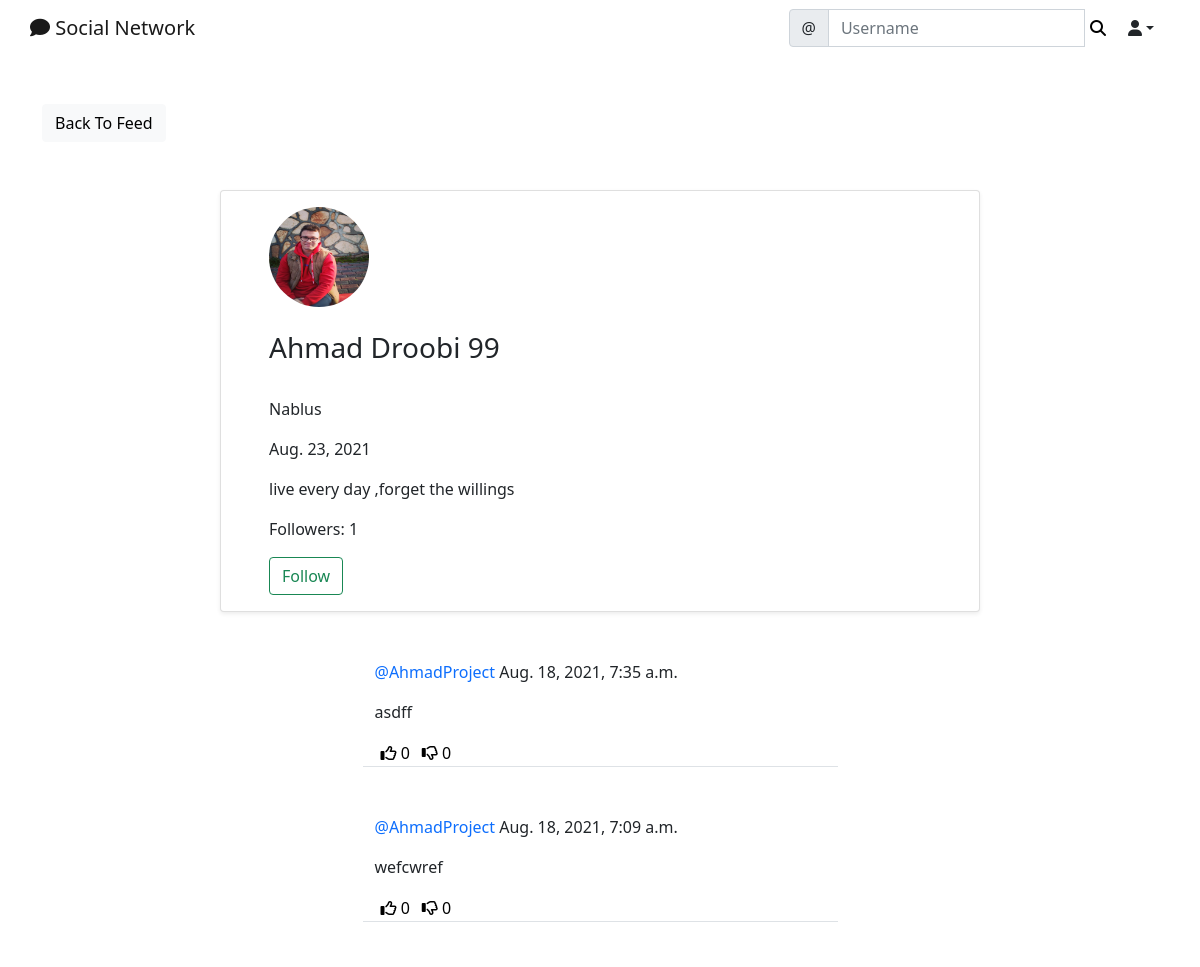
/social/profile/1/ (upper part), run on an earlier commit of the app's database.
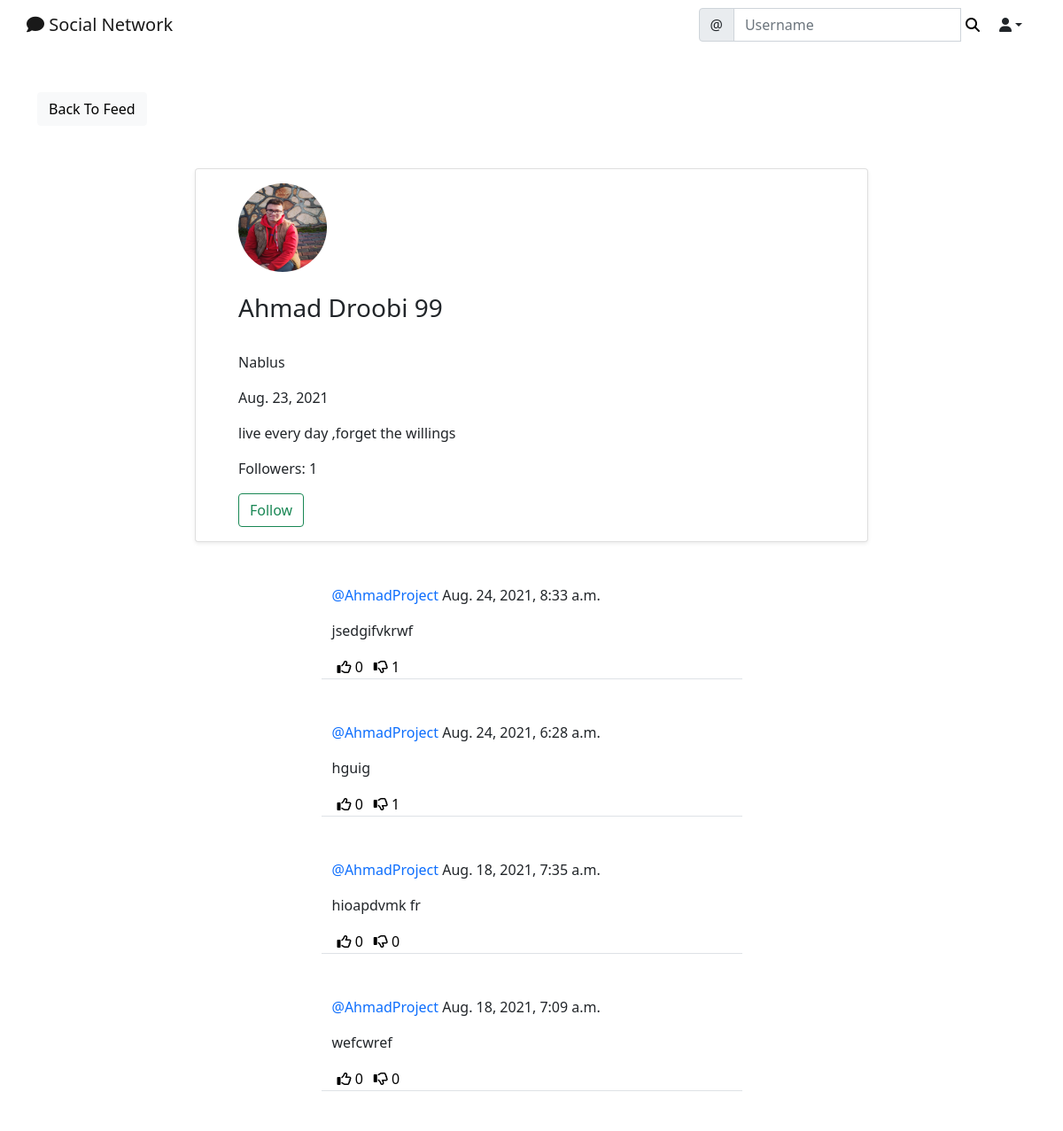
And on a later commit of the database.
### social/models.py (models this page shows)
class Post(models.Model):
    body =models.TextField()
    created_on =models.DateTimeField(default=timezone.now)
    author = models.ForeignKey(User,on_delete=models.CASCADE)
    likes =models.ManyToManyField(User, blank=True ,related_name='likes')
    dislikes =models.ManyToManyField(User,blank=True,related_name='dislikes')

### social/views.py (the view)
# urls.py: path('profile/<int:pk>/', ProfileView.as_view(), name='profile'),
class ProfileView(View):
    def get(self, request, pk, *args, **kwargs):
        profile = UserProfile.objects.get(pk=pk)
        user = profile.user
        posts = Post.objects.filter(author=user).order_by('-created_on')
        followers = profile.followers.all()
        if len(followers) == 0:
            is_following = False
        for follower in followers:
            if follower == request.user:
                is_following = True
                break
            else:
                is_following = False
        number_of_followers = len(followers)
        context = {
            'user': user,
            'profile': profile,
            'posts': posts,
            'is_following': is_following,
            'number_of_followers': number_of_followers,
        }
        return render(request, 'social/profile.html', context)

### social/templates/social/profile.html (shortened to what this page needs)
{% extends 'landing/base.html' %}
{% load crispy_forms_tags %}
{% block content %}
<div class="container">
        <div class="row  mt-5">
        <div class="col-md-3 col-sm-6">
            <a href="{% url 'post-list' %}" class ="btn btn-light">Back To Feed</a>
        </div>
        </div>
   <div class="row justify-content-center mt-5">
        <div class="card col-md-8 col-sm-12 shadow-sm px-5 pt-3">
                <img src="{{ profile.picture.url }}" class="rounded-circle" width="100" height="100" />
                {% if profile.name %}
                <h3 class="py-4">{{ profile.name }}
                    </h3>
                {% endif %}
            <div>
                {% if profile.location %}
                <p>{{ profile.location }}</p>
                {% endif %}
                {% if profile.birth_date %}
                <p>{{ profile.birth_date }}</p>
                {% endif %}
                {% if profile.bio %}
                <p>{{ profile.bio }}</p>
                {% endif %}
            </div>
            <div class="mb-3">
                <p>Followers: {{ number_of_followers }}</p>
                {% if user == request.user %}
                {% else %}
                {% if is_following %}
                <form method="POST" action="{% url 'remove-follower' profile.pk %}">
                    {% csrf_token %}
                    <button class="btn btn-outline-danger" type=submit>UnFollow</button>
                </form>
                {% else %}
                <form method="POST" action="{% url 'add-follower' profile.pk %}">
                    <button class="btn btn-outline-success" type=submit>Follow</button>
                </form>
                {% endif %}
                {% endif %}
            </div>
        </div>
    </div>
   {% for post in posts %}
    <div class="row justify-content-center mt-5">
        <div class="col-md-5 col-sm-12 border-bottom position-relative">
            <p><a style="text-decoration: none;" class="text-primary" href="{% url 'profile' post.author.profile.pk %}">@{{ post.author }}</a> {{ post.created_on }}</p>
            <div class="position-relative">
                <p>{{ post.body }}</p>
            </div>
               <div class="d-flex flex-row">
                    <form method="POST" action="{% url 'like' post.pk %}">
                        <button style="background-color: transparent; border: none; box-shadow: none;" type="submit"><i class="far fa-thumbs-up"></i> <span>{{ post.likes.all.count }}</span></button>
                    </form>
                    <form method="POST" action="{% url 'dislike' post.pk %}">
                        <button style="background-color: transparent; border: none; box-shadow: none;" type="submit"><i class="far fa-thumbs-down"></i> <span>{{ post.dislikes.all.count }}</span></button>
                    </form>
                </div>
        </div>
    </div>
    {% endfor %}
</div>
{% endblock content %}

What changed in the data, as far as the page shows it:
added Post: author "AhmadProject", created_on "Aug. 24, 2021, 8:33 a.m.", body "jsedgifvkrwf", likes.all.count "0", dislikes.all.count "1"
added Post: author "AhmadProject", created_on "Aug. 24, 2021, 6:28 a.m.", body "hguig", likes.all.count "0", dislikes.all.count "1"
changed Post: body "asdff" → "hioapdvmk fr"
